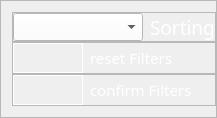
                        <widget class="QFrame" name="frame_12">
                         <property name="frameShape">
                          <enum>QFrame::StyledPanel</enum>
                         </property>
                         <property name="frameShadow">
                          <enum>QFrame::Raised</enum>
                         </property>
                         <layout class="QVBoxLayout" name="verticalLayout_18">
                          <property name="spacing">
                           <number>0</number>
                          </property>
                          <property name="leftMargin">
                           <number>11</number>
                          </property>
                          <property name="topMargin">
                           <number>11</number>
                          </property>
                          <property name="rightMargin">
                           <number>0</number>
                          </property>
                          <property name="bottomMargin">
                           <number>11</number>
                          </property>
                          <item>
                           <widget class="QFrame" name="frame_19">
                            <property name="frameShape">
                             <enum>QFrame::StyledPanel</enum>
                            </property>
                            <property name="frameShadow">
                             <enum>QFrame::Raised</enum>
                            </property>
                            <layout class="QHBoxLayout" name="horizontalLayout_6">
                             <property name="spacing">
                              <number>7</number>
                             </property>
                             <property name="leftMargin">
                              <number>0</number>
                             </property>
                             <property name="topMargin">
                              <number>0</number>
                             </property>
                             <property name="rightMargin">
                              <number>0</number>
                             </property>
                             <property name="bottomMargin">
                              <number>0</number>
                             </property>
                             <item>
                              <widget class="QComboBox" name="comboSortierung">
                               <property name="minimumSize">
                                <size>
                                 <width>130</width>
                                 <height>28</height>
                                </size>
                               </property>
                               <property name="styleSheet">
                                <string notr="true">background-color: rgb(255, 255, 255);</string>
                               </property>
                              </widget>
                             </item>
                             <item>
                              <widget class="QLabel" name="label_12">
                               <property name="font">
                                <font>
                                 <family>Bahnschrift Light Condensed</family>
                                 <pointsize>14</pointsize>
                                </font>
                               </property>
                               <property name="styleSheet">
                                <string notr="true">color:white;</string>
                               </property>
                               <property name="text">
                                <string>Sorting</string>
                               </property>
                              </widget>
                             </item>
                            </layout>
                           </widget>
                          </item>
                          <item>
                           <widget class="QFrame" name="frame_18">
                            <property name="frameShape">
                             <enum>QFrame::StyledPanel</enum>
                            </property>
                            <property name="frameShadow">
                             <enum>QFrame::Raised</enum>
                            </property>
                            <layout class="QHBoxLayout" name="horizontalLayout_13">
                             <property name="spacing">
                              <number>7</number>
                             </property>
                             <property name="leftMargin">
                              <number>0</number>
                             </property>
                             <property name="topMargin">
                              <number>0</number>
                             </property>
                             <property name="rightMargin">
                              <number>0</number>
                             </property>
                             <property name="bottomMargin">
                              <number>0</number>
                             </property>
                             <item>
                              <widget class="QPushButton" name="btnReset">
                               <property name="minimumSize">
                                <size>
                                 <width>0</width>
                                 <height>30</height>
                                </size>
                               </property>
                               <property name="maximumSize">
                                <size>
                                 <width>70</width>
                                 <height>16777215</height>
                                </size>
                               </property>
                               <property name="cursor">
                                <cursorShape>PointingHandCursor</cursorShape>
                               </property>
                               <property name="focusPolicy">
                                <enum>Qt::ClickFocus</enum>
                               </property>
                               <property name="styleSheet">
                                <string notr="true">QPushButton{
border:1px solid white;
}

QPushButton:hover{
background-color: rgb(170, 0, 0);
}</string>
                               </property>
                               <property name="text">
                                <string/>
                               </property>
                               <property name="icon">
                                <iconset>
                                 <normaloff>../images/x.png</normaloff>../images/x.png</iconset>
                               </property>
                              </widget>
                             </item>
                             <item>
                              <widget class="QLabel" name="label_9">
                               <property name="font">
                                <font>
                                 <family>Bahnschrift Light Condensed</family>
                                 <pointsize>11</pointsize>
                                </font>
                               </property>
                               <property name="styleSheet">
                                <string notr="true">color:white;</string>
                               </property>
                               <property name="text">
                                <string>reset Filters</string>
                               </property>
                              </widget>
                             </item>
                            </layout>
                           </widget>
                          </item>
                          <item>
                           <widget class="QFrame" name="frame_21">
                            <property name="frameShape">
                             <enum>QFrame::StyledPanel</enum>
                            </property>
                            <property name="frameShadow">
                             <enum>QFrame::Raised</enum>
                            </property>
                            <layout class="QHBoxLayout" name="horizontalLayout_12">
                             <property name="spacing">
                              <number>7</number>
                             </property>
                             <property name="leftMargin">
                              <number>0</number>
                             </property>
                             <property name="topMargin">
                              <number>0</number>
                             </property>
                             <property name="rightMargin">
                              <number>0</number>
                             </property>
                             <property name="bottomMargin">
                              <number>0</number>
                             </property>
                             <item>
                              <widget class="QPushButton" name="btnAccept">
                               <property name="minimumSize">
                                <size>
                                 <width>0</width>
                                 <height>30</height>
                                </size>
                               </property>
                               <property name="maximumSize">
                                <size>
                                 <width>70</width>
                                 <height>16777215</height>
                                </size>
                               </property>
                               <property name="cursor">
                                <cursorShape>PointingHandCursor</cursorShape>
                               </property>
                               <property name="focusPolicy">
                                <enum>Qt::ClickFocus</enum>
                               </property>
                               <property name="styleSheet">
                                <string notr="true">QPushButton{
border:1px solid white;
}

QPushButton:hover{
background-color: rgb(0, 100, 0);
}</string>
                               </property>
                               <property name="text">
                                <string/>
                               </property>
                               <property name="icon">
                                <iconset>
                                 <normaloff>../images/haken.png</normaloff>../images/haken.png</iconset>
                               </property>
                              </widget>
                             </item>
                             <item>
                              <widget class="QLabel" name="label_10">
                               <property name="font">
                                <font>
                                 <family>Bahnschrift Light Condensed</family>
                                 <pointsize>11</pointsize>
                                </font>
                               </property>
                               <property name="styleSheet">
                                <string notr="true">color:white;</string>
                               </property>
                               <property name="text">
                                <string>confirm Filters</string>
                               </property>
                              </widget>
                             </item>
                            </layout>
                           </widget>
                          </item>
                         </layout>
                        </widget>
